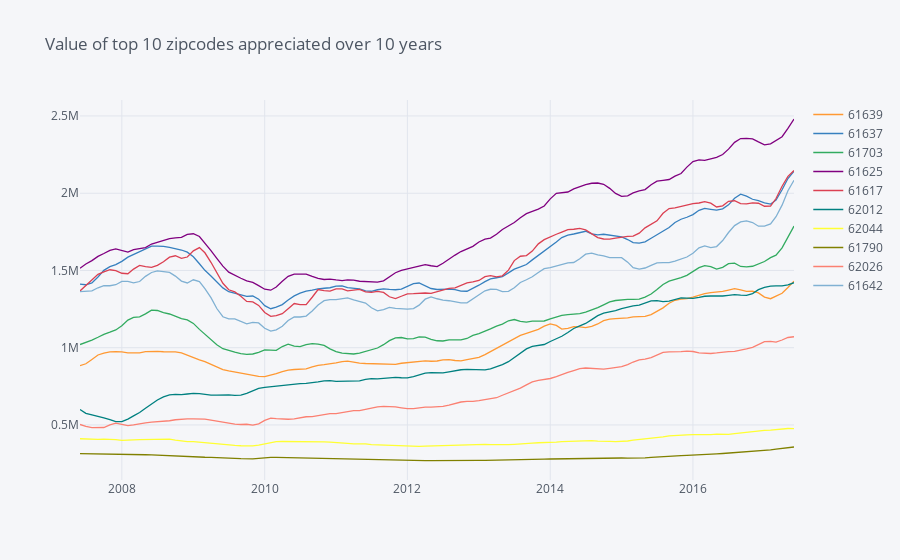

Notebook code for this chart:
### Code cell
df_zlw_appr.iloc[:,:10].iplot(title='Value of top 10 zipcodes appreciated over 10 years')
